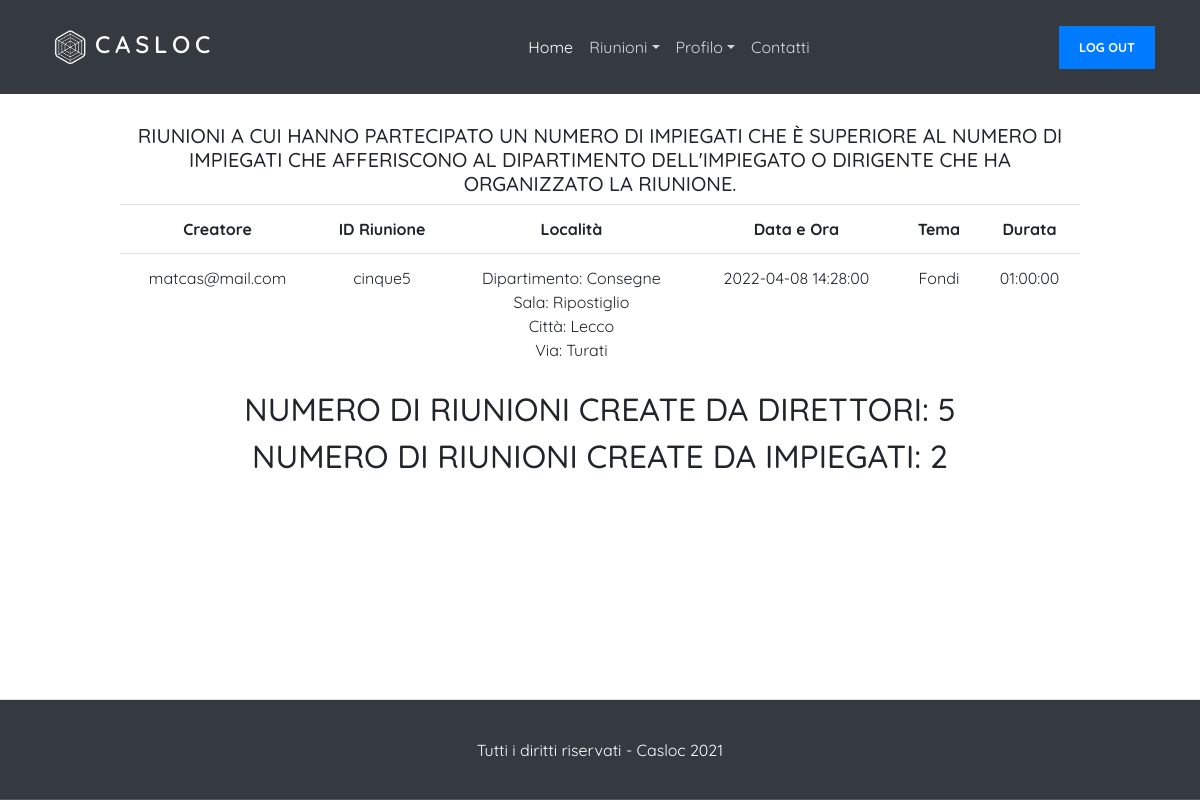
Page /index.php?op=infoVarie (signed in) on the committed database.
### tables this page shows
CREATE TABLE `riunione` (
  `id_riunione` varchar(10) NOT NULL,
  `nome_sala` varchar(30) NOT NULL,
  `nome_dipartimento` varchar(30) NOT NULL,
  `tema` text NOT NULL,
  `data_e_ora` datetime NOT NULL,
  `durata` time NOT NULL,
  `creatore` varchar(30) NOT NULL
);

CREATE TABLE `dipartimento` (
  `nome_dipartimento` varchar(30) NOT NULL,
  `numero_impiegati` int(3) DEFAULT NULL,
  `citta` varchar(20) NOT NULL,
  `via` varchar(20) NOT NULL,
  `civico` int(3) NOT NULL,
  `direttore` varchar(30) DEFAULT NULL
);

### common/funzioni.php (called while the page is built, shortened)
<?php
  function logisticaSala($cid, $sala){
    $sql = "SELECT citta, via, numero_posti from dipartimento join sala_riunioni on (dipartimento.nome_dipartimento=sala_riunioni.nome_dipartimento)
    where nome_sala='$sala';";
    $res = $cid->query($sql);
    $risultato=$res->fetch_row();
    return $risultato;
  }
?>

### frontend/infoVarie.php (the view, shortened to what this page needs)
<?php
  $riunioni = null;
  $sql = "SELECT B.creatore, B.id_riunione, B.nome_dipartimento, B.nome_sala, B.data_e_ora, B.tema, B.durata
  FROM invitato_a AS A JOIN riunione AS B ON (A.riunione = B.id_riunione)
  WHERE A.responso = 'Accetto'
  GROUP BY A.riunione
  HAVING COUNT(*) > (SELECT COUNT(*)
                    FROM utente
                    WHERE dipartimento = B.nome_dipartimento)";
  $res = $cid->query($sql);
  if (mysqli_num_rows($res)!=0){
    echo "<h5>Riunioni a cui hanno partecipato un numero di impiegati
    che è superiore al numero di impiegati che afferiscono al dipartimento
    dell'impiegato o dirigente che ha organizzato la riunione.</h5>";
    while($row=$res->fetch_row())
  	{
  			$riunioni[$row[1]]=$row;
  	}
    echo "<div class=\"table-responsive\">";
    echo "<table class=\"table text-center\">";
    echo "<tr>
      <th>Creatore</th>
      <th>ID Riunione</th>
      <th>Località</th>
      <th>Data e Ora</th>
      <th>Tema</th>
      <th>Durata</th>
      </tr>";
    foreach ($riunioni AS $id => $info) {
      $citta_via=logisticaSala($cid, $info[3]);
      echo "<tr>
        <td>$info[0]</td>
        <td>$info[1]</td>
        <td>Dipartimento: $info[2]<br>Sala: $info[3]<br>Città: $citta_via[0]<br>Via: $citta_via[1]</td>
        <td>$info[4]</td>
        <td>$info[5]</td>
        <td>$info[6]</td>";
    }
    echo "</table>
    </div>";
  }
  $sql = "SELECT COUNT(*) FROM riunione JOIN utente ON (creatore = mail) WHERE tipo = 'Direttore'";
  $res = $cid->query($sql);
  if (mysqli_num_rows($res)!=0){
    echo "<h2>Numero di riunioni create da direttori: " . ($res->fetch_row())[0] . "</h2>";
  }
  $sql = "SELECT COUNT(*) FROM riunione JOIN utente ON (creatore = mail) WHERE tipo != 'Direttore'";
  $res = $cid->query($sql);
  if (mysqli_num_rows($res)!=0){
    echo "<h2>Numero di riunioni create da impiegati: " . ($res->fetch_row())[0] . "</h2>";
  }
?>

### css/stile.css (style rules this page uses)
body { background-color: white; }
body { font-family: "Quicksand", -apple-system, BlinkMacSystemFont, "Segoe UI", Roboto, "Helvetica Neue", Arial, "Noto Sans", sans-serif, "Apple Color Emoji", "Segoe UI Emoji", "Segoe UI Symbol", "Noto Color Emoji"; background-color: #fff; height: 100vh; position: relative; }
body:before { content: ""; position: absolute; top: 0; left: 0; right: 0; bottom: 0; background: rgba(0, 0, 0, 0.5); -webkit-transition: .3s all ease; -o-transition: .3s all ease; transition: .3s all ease; opacity: 0; visibility: hidden; z-index: 1; }
h1, h2, h3, h4, h5, h6, .h1, .h2, .h3, .h4, .h5, .h6 { text-transform: uppercase; text-align: center; font-family: "Quicksand", -apple-system, BlinkMacSystemFont, "Segoe UI", Roboto, "Helvetica Neue", Arial, "Noto Sans", sans-serif, "Apple Color Emoji", "Segoe UI Emoji", "Segoe UI Symbol", "Noto Color Emoji"; }
footer { background-color: #343a40; height: 100px; width: 100%; text-align: center; color: white; margin-top: 30px; position: sticky; top: 100%; }
tr { text-align:center; }

### rows in the picture
riunione: creatore "matcas@mail.com", id_riunione "cinque5", nome_dipartimento "Consegne", nome_sala "Ripostiglio", dipartimento.citta "Lecco", dipartimento.via "Turati", data_e_ora "2022-04-08 14:28:00", tema "Fondi", durata "01:00:00"
